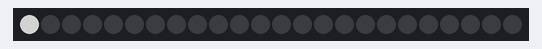
Bench run of a sketch on a simulated Arduino Uno, built with avr-gcc and run on an emulated ATmega328P. On the bench: 24 RGB LEDs in strip order, left to right. Dim RGB values are drawn brighter than linear.

Above: at 0.13 s.
At 1.41 s:
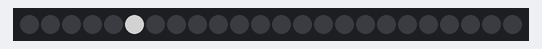
At 2.93 s:
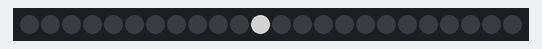
At 6.01 s:
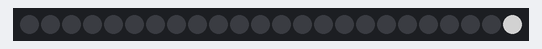
At 9.96 s:
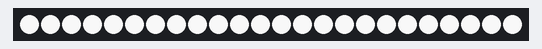
At 13.9 s:
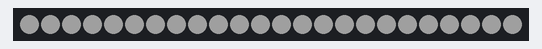

The sketch:

Test_Adafruit_TLC5947_Arcade_Button_LEDs.ino
```cpp
/*
References
https://www.adafruit.com/product/1429
*/

#include <Adafruit_TLC5947.h>

#define NUM_TLC5974 1

const int latchPin = 10;
const int clockPin = 13;
const int dataPin = 12;

Adafruit_TLC5947 tlc = Adafruit_TLC5947(NUM_TLC5974, clockPin, dataPin, latchPin);

int pin = 0;

void setup() {
  tlc.begin();
}

void loop() {
  for(int pin = 0; pin < 24; pin++) {
    if(pin == 0) {
      tlc.setPWM(23, 0);
    }
    else if(pin > 0) {
      tlc.setPWM(pin - 1, 0);
    }
    tlc.setPWM(pin, 2000);
    tlc.write();
    delay(250);
  }

  for(int brightness = 0; brightness < 256; brightness++) {
    for(int pin = 0; pin < 24; pin++) {
      tlc.setPWM(pin, map(brightness, 0, 255, 0, 4095));
    }
    tlc.write();
    delay(10);
  }

  for(int brightness = 255; brightness >= 0; brightness--) {
    for(int pin = 0; pin < 24; pin++) {
      tlc.setPWM(pin, map(brightness, 0, 255, 0, 4095));
    }
    tlc.write();
    delay(10);
  }
}
```

Measured:
- by itself, everything shown: repeats every 14.3 s, in 51 steps
